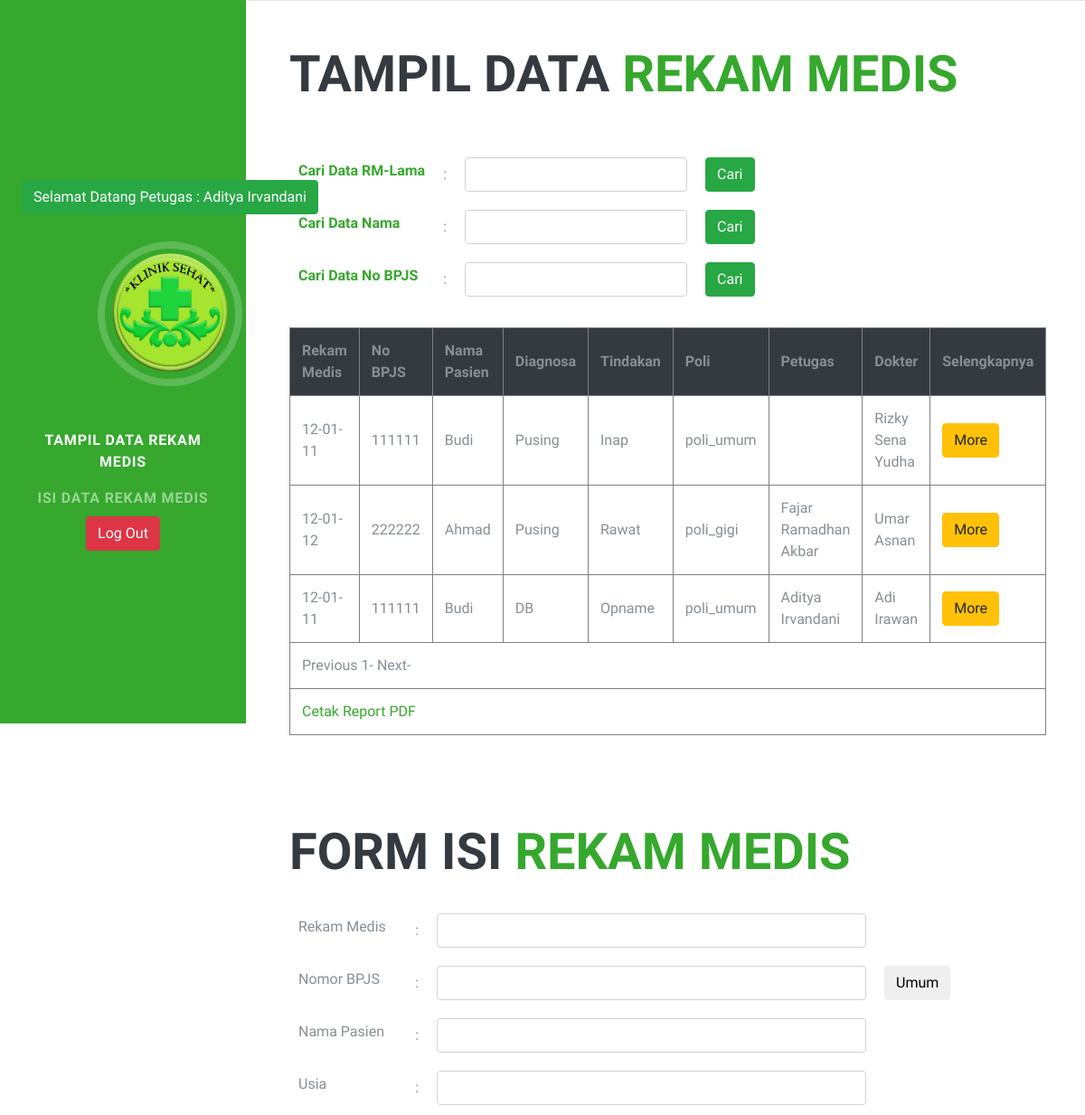
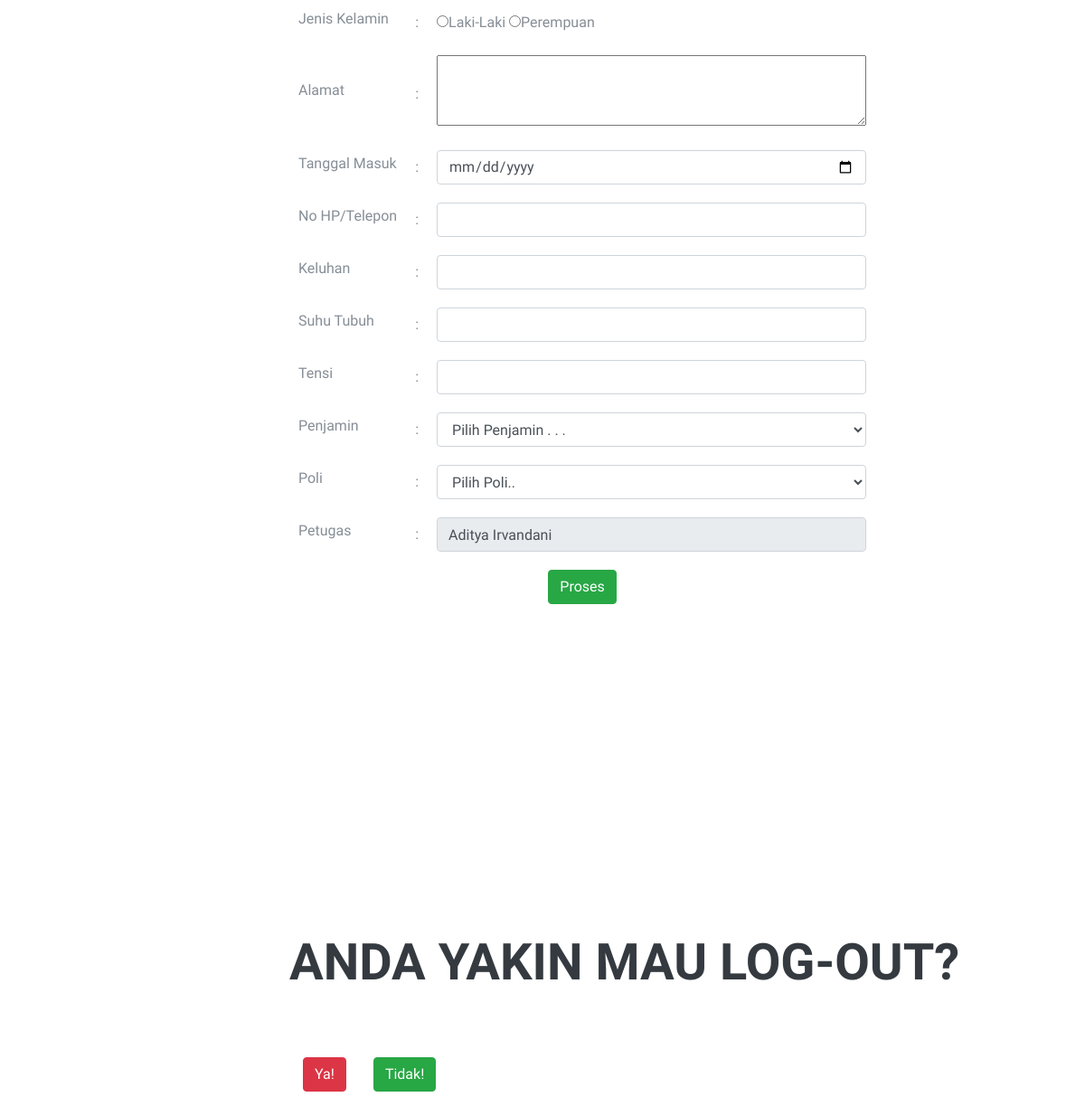
The app's page /login_petugas.php (signed in) with its own data (2 pictures, top to bottom).
### tables this page shows
CREATE TABLE `tb_petugas` (
  `id` int(11) NOT NULL,
  `nama` varchar(500) NOT NULL,
  `username` varchar(100) NOT NULL,
  `password` varchar(100) NOT NULL,
  `jk` varchar(10) NOT NULL,
  `lahir` varchar(100) NOT NULL,
  `alamat` varchar(500) NOT NULL
);

CREATE TABLE `tb_rekam_medis` (
  `id` int(11) NOT NULL,
  `rm_lama` varchar(20) NOT NULL,
  `no_bpjs` varchar(20) NOT NULL,
  `nama_pasien` varchar(500) NOT NULL,
  `usia` varchar(5) NOT NULL,
  `jk` varchar(10) NOT NULL,
  `alamat` varchar(500) NOT NULL,
  `tgl_masuk` varchar(100) NOT NULL,
  `no_hp` varchar(12) NOT NULL,
  `keluhan` varchar(500) NOT NULL,
  `suhu` varchar(500) NOT NULL,
  `tensi` varchar(500) NOT NULL,
  `tindakan` varchar(500) NOT NULL,
  `diagnosa` varchar(500) NOT NULL,
  `penjamin` varchar(500) NOT NULL,
  `poli` varchar(500) NOT NULL,
  `petugas` varchar(500) NOT NULL,
  `dokter` varchar(500) NOT NULL
);

### login_petugas.php (the view, shortened to what this page needs)
<!DOCTYPE html>
<html lang="en">
<?php include "koneksi.php"; ?>
  <head>
    <link href="vendor/bootstrap/css/bootstrap.min.css" rel="stylesheet">
    <link href="vendor/fontawesome-free/css/all.min.css" rel="stylesheet">
    <link href="css/resume.min.css" rel="stylesheet">
  </head>
  <body id="page-top">
    <nav class="navbar navbar-expand-lg navbar-dark fixed-top" style="background-color:#35a82d" id="sideNav">
      <a class="navbar-brand js-scroll-trigger" href="#page-top">
        <span class="d-none d-lg-block">
          <?php
            $user = $_SESSION['username'];
            $result_user  = mysqli_query($conn, "SELECT nama FROM tb_petugas WHERE username = '$user'");
            while ($row = $result_user-> fetch_assoc()) {
           ?>
          <span class="btn btn-success"><marquee>Selamat Datang Petugas : <?php echo $row['nama'];} ?>  </marquee></span><br><br>
          <img class="img-fluid img-profile rounded-circle mx-auto mb-2" src="img/logo1.png" alt="">
        </span>
      </a>
      <br>
      <div class="collapse navbar-collapse" id="navbarSupportedContent">
        <ul class="navbar-nav">
          <li class="nav-item">
            <a class="nav-link js-scroll-trigger" href="#tampil">Tampil Data Rekam Medis</a>
          </li>
          <li class="nav-item">
            <a class="nav-link js-scroll-trigger" href="#isidata">Isi Data Rekam Medis</a>
          </li>
          <li class="nav-item">
            <a class="btn btn-danger js-scroll-trigger" href="#logout">Log Out</a>
          </li>
        </ul>
      </div>
    </nav>
    <div class="container-fluid p-0">
      <section class="resume-section p-3 p-lg-5 d-flex flex-column" id="tampil">
        <div class="my-auto">
          <h2 class="mb-5">Tampil Data <span style="color:#35a82d" > Rekam Medis </span></h2>
          <form class="" action="petugas_cari.php" method="post">
            <table border="0" cellpadding="10">
              <tr>
                <td>
                  <label for="" style="color:#35a82d;"><b>Cari Data RM-Lama</b></label>
                </td>
                <td>:</td>
                <td>
                  <input type="text" name="rmlama" class="form-control" value="">
                </td>
                <td>
                  <input type="submit" class="btn btn-success" name="cari_rm_lama" value="Cari">
                </td>
              </tr>
              <tr>
                <td>
                  <label for="" style="color:#35a82d;"><b>Cari Data Nama</b></label>
                </td>
                <td>:</td>
                <td>
                  <input type="text" name="nama" class="form-control" value="">
                </td>
                <td>
                  <input type="submit" class="btn btn-success" name="cari_nama" value="Cari">
                </td>
              </tr>
            <tr>
              <td>
                <label for="" style="color:#35a82d;"><b>Cari Data No BPJS</b></label>
              </td>
              <td>:</td>
              <td>
                <input type="text" name="bpjs" class="form-control" value="">
              </td>
              <td>
                <input type="submit" class="btn btn-success" name="cari_bpjs" value="Cari">
              </td>
            </tr>
              </form>
          <br>
          <table border="1" cellspacing="0" cellpadding="13">
            <thead class="bg-dark">
            <th>Rekam Medis</th>
            <th>No BPJS</th>
            <th>Nama Pasien</th>
            <th>Diagnosa</th>
            <th>Tindakan</th>
            <th>Poli</th>
            <th>Petugas</th>
            <th>Dokter</th>
            <th>Selengkapnya</th></thead>
            <tr>
              <?php
              if (isset($_GET['page_no']) && $_GET['page_no']!="") {
                $page_no = $_GET['page_no'];
              } else {
                $page_no = 1;
              }
              $total_records_per_page = 5;
              $offset = ($page_no - 1) * $total_records_per_page;
              $previous_page = $page_no - 1;
              $next_page = $page_no + 1;
              $result_count = mysqli_query($conn, "SELECT COUNT(*) As total_records FROM `tb_rekam_medis`");
              $total_records = mysqli_fetch_assoc($result_count);
              $total_records = $total_records['total_records'];
              $total_no_of_pages = ceil($total_records / $total_records_per_page);
              $result = mysqli_query($conn,"SELECT * FROM `tb_rekam_medis` ORDER BY id DESC LIMIT $offset, $total_records_per_page");
              while ($row = mysqli_fetch_assoc($result)) {?>
                <td><?php echo $row['rm_lama']; ?></td>
                <td><?php echo $row['no_bpjs']; ?></td>
                <td><?php echo $row['nama_pasien']; ?></td>
                <td><?php echo $row['diagnosa']; ?></td>
                <td><?php echo $row['tindakan']; ?></td>
                <td><?php echo $row['poli']; ?></td>
                <td><?php echo $row['petugas']; ?></td>
                <td><?php echo $row['dokter']; ?></td>
                <td>
                  <a href="tampil_lengkap.php?id=<?php echo $row['id']; ?>" class="btn btn-warning">More</a>
                </td>
            </tr>
                <?php } ?>
            <tr>
              <td <td colspan="9">
                  <a <?php if ($page_no > 1) { echo "href='?page_no=$previous_page'";} ?>>Previous</a>
                <?php
                if ($total_no_of_pages <= 10) {
                  for ($counter=1; $counter <= $total_no_of_pages ; $counter++) {
                    if ($counter == $page_no) {
                      echo "<a>$counter</a>"."-";
                    }else {
                      echo "<a href='?page_no=$counter'>$counter</a>"."-";
                    }
                  }
                }
                ?>
                  <a <?php if ($page_no < $total_no_of_pages) { echo "href='?page_no=$next_page'"; } ?>>Next</a>-
              </td>
            </div>
            <tr>
              <td colspan="9">
                <a href="report.php">Cetak Report PDF</a>
              </td>
            </tr>
        </div>
      <form name="u" class="" action="insert_petugas.php" method="POST">
        <section class="resume-section p-3 p-lg-5 d-flex d-column" id="isidata">
          <div class="my-auto">
            <h2 class="mb-0">Form isi
              <span style="color:#35a82d" >Rekam Medis</span>
            </h2>
            <br>
            <table  cellspacing="0" cellpadding="10">
              <tr>
                <td>
                  <label for="">Rekam Medis</label>
                </td>
                <td>
                  :
                </td>
                <td>
                  <input type="text" name="rm_lama" class="form-control" >
                </td>
              </tr>
              <tr>
                <td>
                  <label for="">Nomor BPJS</label>
                </td>
                <td>
                  :
                </td>
                <td>
                  <input type="text" name="no_bpjs" class="form-control" >
                </td>
                <td>
                  <input type="button" class="btn btn-default" value="Umum" onclick=umum(); >
                </td>
              </tr>
              <tr>
                <td>
                  <label for="">Nama Pasien</label>
                </td>
                <td>
                  :
                </td>
                <td>
                  <input type="text" name="jeneng" class="form-control" required >
                </td>
              </tr>
              <tr>
                <td>
                  <label for="">Usia</label>
                </td>
                <td>
                  :
                </td>
                <td>
                  <input type="number" name="usia" class="form-control" >
                </td>
              </tr>
              <tr>
                <td>
                  <label for="">Jenis Kelamin</label>
                </td>
                <td>
                  :
                </td>
                <td>
                  <span>
                  <input type="radio" name="jk" value="L">Laki-Laki
                  </span>
                  <span>
                  <input type="radio" name="jk" value="P">Perempuan
                  </span>
                </td>
              </tr>
              <tr>
                <td>
                  <label for="">Alamat</label>
                </td>
                <td>
                  :
                </td>
                <td>
                  <textarea name="alamat" rows="3" cols="50"></textarea>
                </td>
              </tr>
              <tr>
                <td>
                  <label for="">Tanggal Masuk</label>
                </td>
                <td>
                  :
                </td>
                <td>
                  <input type="date" name="tgl_masuk" class="form-control">
                </td>
              </tr>
              <tr>
                <td>
                  <label for="">No HP/Telepon</label>
                </td>
                <td>
                  :
                </td>
                <td>
                  <input type="text" name="no_hp" class="form-control" >
                </td>
              </tr>
              <tr>
                <td>
                  <label for="">Keluhan</label>
                </td>
                <td>
                  :
                </td>
                <td>
                  <input type="text" name="keluhan" class="form-control" >
                </td>
              </tr>
              <tr>
                <td>
                  <label for="">Suhu Tubuh</label>
                </td>
                <td>
                  :
                </td>
                <td>
                  <input type="text" name="suhu" class="form-control" >
                </td>
              </tr><tr>
                <td>
                  <label for="">Tensi</label>
                </td>
                <td>
                  :
                </td>
                <td>
                  <input type="text" name="tensi" class="form-control" >
                </td>
              </tr>
              <tr>
                <td>
                  <label for="">Penjamin</label>
                </td>
                <td>
                  :
                </td>
                <td>
                  <select class="form-control" name="petugas">
                    <option value="" selected style="">Pilih Penjamin . . .</option>
                </td>
                <td>
                  </div>
              <tr>
                <td>
                  <label for="">Poli</label>
                </td>
                <td>
                  :
                </td>
                <td>
                  <select class="form-control" name="poli">
                  <option  style="display:none" value="">Pilih Poli..</option>
                  </select>
                </td>
              </tr>
              <tr>
                <td>
                  <label for="">Petugas</label>
                </td>
                <td>
                  :
                </td>
                <td>
                  <?php
                  $user1 = $_SESSION['username'];
                  $result_user1  = mysqli_query($conn, "SELECT nama FROM tb_petugas WHERE username = '$user1'");
                  while ($row = $result_user1->fetch_assoc()) {
                    ?> <input type="text" class="form-control" readonly name="petugas" value="<?php echo $row['nama']; ?>"> <?php
                  }
                   ?>
                </td>
              </tr>
              <tr>
                <td colspan="3">
                  <center>
                  <input type="submit" class="btn btn-success" name="insert_rm" value="Proses">
                  </center>
                </td>
              </tr>
            </form>
    <section class="resume-section p-3 p-lg-5 d-flex flex-column" id="logout">
      <div class="my-auto">
        <h2>Anda Yakin Mau Log-Out?</h2>
        <br><br>
        <table cellpadding="15">
          <tr>
            <td>
              <a href="logout.php" class="btn btn-danger">Ya!</a>
            </td>
            <td>
              <a href="#tampil" class="btn btn-success">Tidak!</a>
            </td>
          </tr>
        </table>
      </div>
    </section>
  </body>
</html>

### login_petugas.php (style rules this page uses)
body { font-family: Arial, Helvetica, sans-serif; }
* { box-sizing: border-box; }

### records on screen
tb_petugas: nama "Aditya Irvandani", petugas "Aditya Irvandani"
tb_rekam_medis: rm_lama "12-01-11", no_bpjs "111111", nama_pasien "Budi", diagnosa "Pusing", tindakan "Inap", poli "poli_umum", dokter "Rizky Sena Yudha"
tb_rekam_medis: rm_lama "12-01-12", no_bpjs "222222", nama_pasien "Ahmad", diagnosa "Pusing", tindakan "Rawat", poli "poli_gigi", petugas "Fajar Ramadhan Akbar", dokter "Umar Asnan"
tb_rekam_medis: rm_lama "12-01-11", no_bpjs "111111", nama_pasien "Budi", diagnosa "DB", tindakan "Opname", poli "poli_umum", petugas "Aditya Irvandani", dokter "Adi Irawan"
